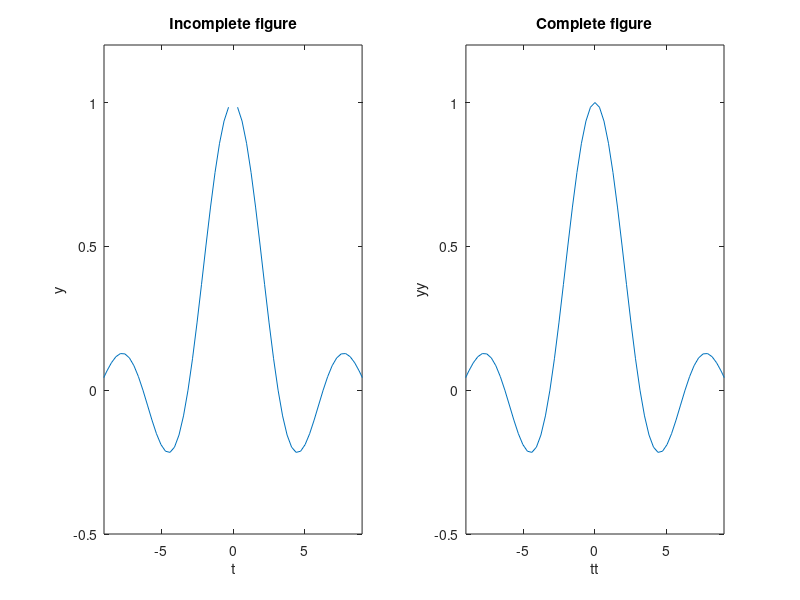

The MATLAB script that drew this image:
%% A tiny application of relationship calculation in Matlab
t = -3*pi: pi/10: 3*pi;                 % there is a "0" in array
                                        % t;
y = sin(t) ./ t;                        % There should be a NaN in
                                        % between ;
tt = t + (t==0)*eps;                    % And thereafter the 0
                                        % should be replaced by
                                        % eps;
yy = sin(tt) ./ tt;
subplot(1,2,1);
plot(t,y);
axis([-9,9,-0.5,1.2]);
xlabel('t');
ylabel('y');
title('Incomplete figure');
subplot(1,2,2);
plot(tt,yy);
axis([-9,9,-0.5,1.2]);
xlabel('tt');
ylabel('yy');
title('Complete figure');

